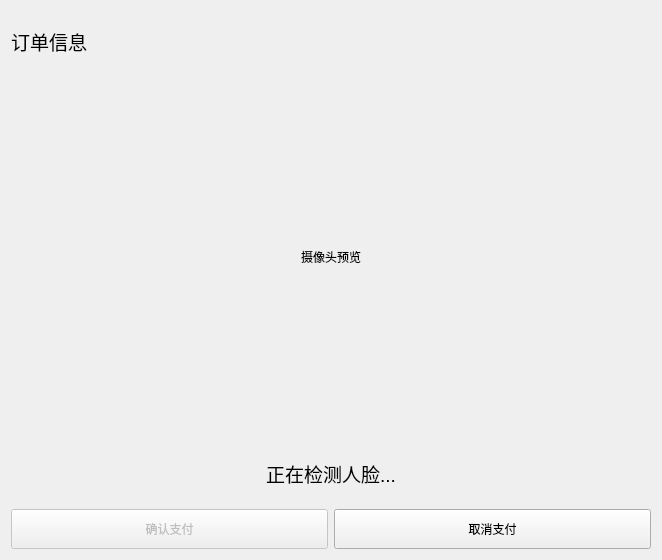
<?xml version="1.0" encoding="UTF-8"?>
<ui version="4.0">
 <class>FacePayWidget</class>
 <widget class="QDialog" name="FacePayWidget">
  <property name="geometry">
   <rect>
    <x>0</x>
    <y>0</y>
    <width>640</width>
    <height>560</height>
   </rect>
  </property>
  <property name="windowTitle">
   <string>刷脸支付</string>
  </property>
  <layout class="QVBoxLayout" name="verticalLayout">
   <item>
    <widget class="QLabel" name="label_order_info">
     <property name="font">
      <font>
       <pointsize>14</pointsize>
      </font>
     </property>
     <property name="text">
      <string>订单信息</string>
     </property>
    </widget>
   </item>
   <item>
    <widget class="QLabel" name="label_camera">
     <property name="minimumSize">
      <size>
       <width>640</width>
       <height>360</height>
      </size>
     </property>
     <property name="text">
      <string>摄像头预览</string>
     </property>
     <property name="alignment">
      <set>Qt::AlignCenter</set>
     </property>
    </widget>
   </item>
   <item>
    <widget class="QLabel" name="label_status">
     <property name="font">
      <font>
       <pointsize>14</pointsize>
      </font>
     </property>
     <property name="text">
      <string>正在检测人脸...</string>
     </property>
     <property name="alignment">
      <set>Qt::AlignCenter</set>
     </property>
    </widget>
   </item>
   <item>
    <layout class="QHBoxLayout" name="horizontalLayout">
     <item>
      <widget class="QPushButton" name="btn_confirm">
       <property name="enabled">
        <bool>false</bool>
       </property>
       <property name="minimumSize">
        <size>
         <width>120</width>
         <height>40</height>
        </size>
       </property>
       <property name="text">
        <string>确认支付</string>
       </property>
      </widget>
     </item>
     <item>
      <widget class="QPushButton" name="btn_cancel">
       <property name="minimumSize">
        <size>
         <width>120</width>
         <height>40</height>
        </size>
       </property>
       <property name="text">
        <string>取消支付</string>
       </property>
      </widget>
     </item>
    </layout>
   </item>
  </layout>
 </widget>
 <resources/>
 <connections/>
</ui>
